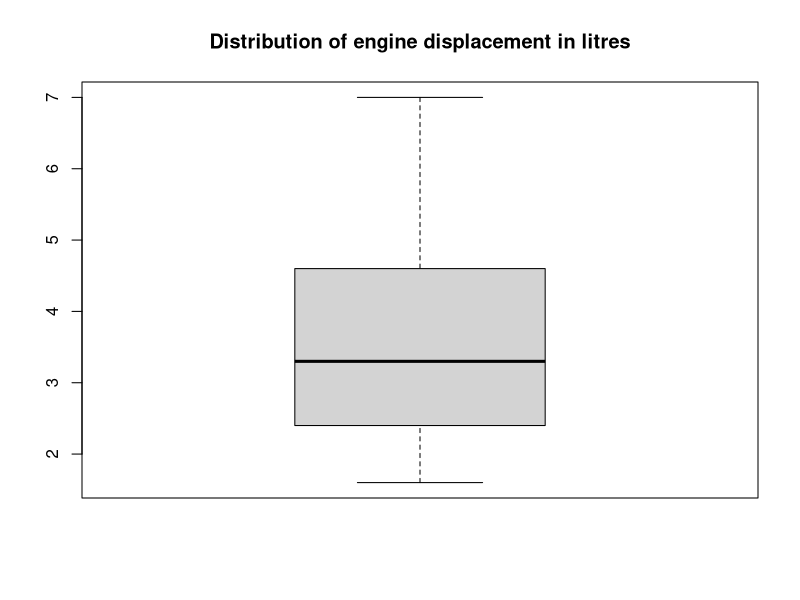
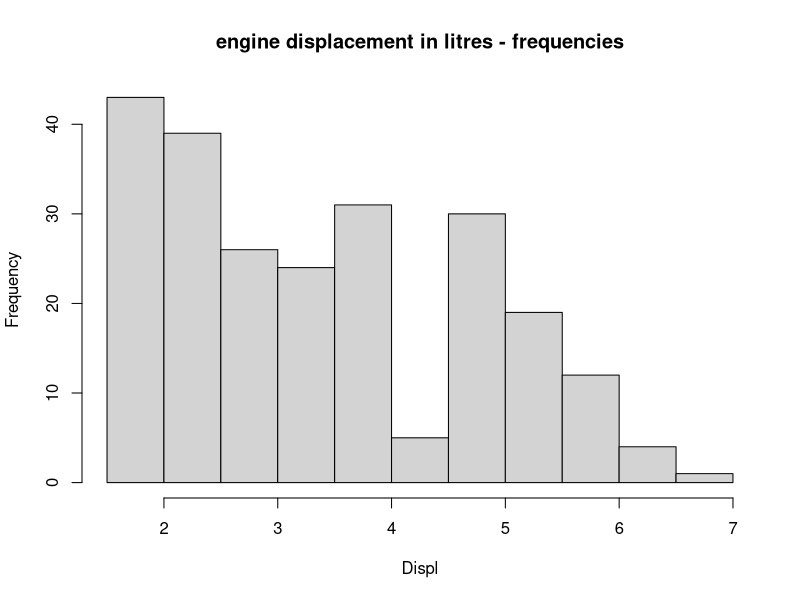
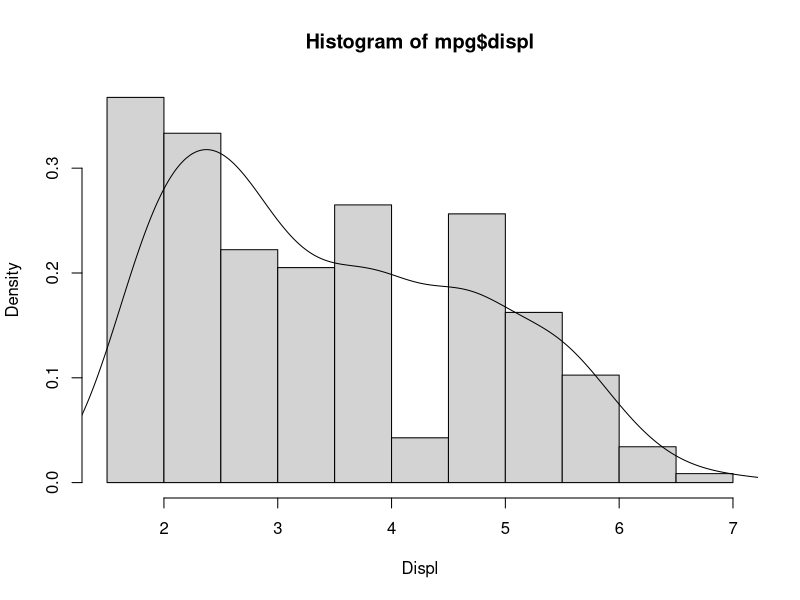
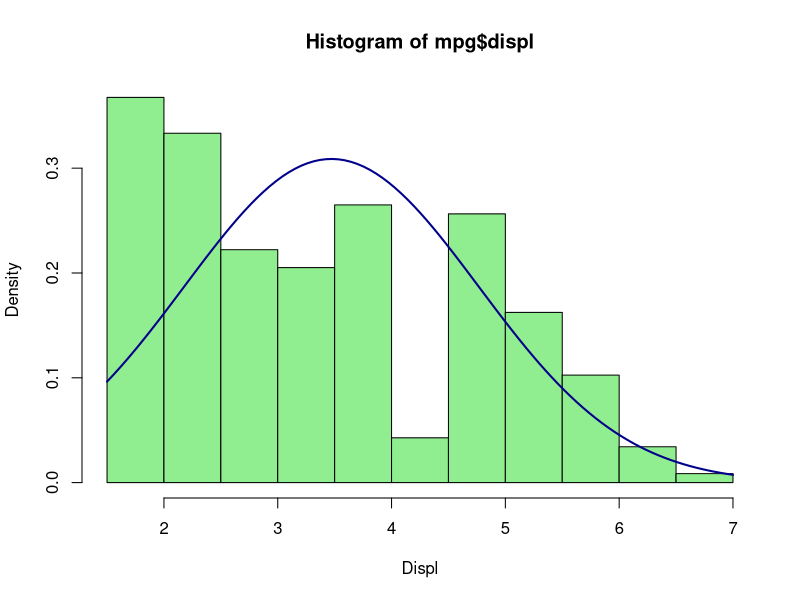
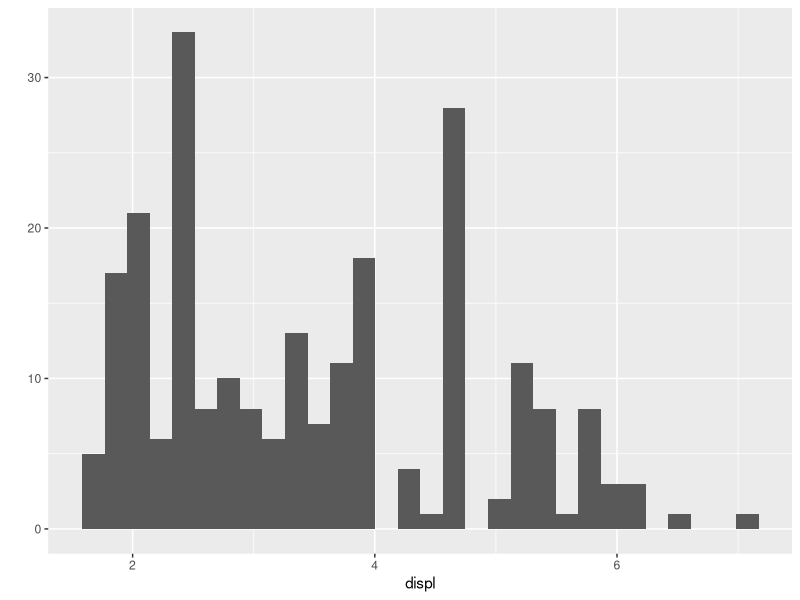
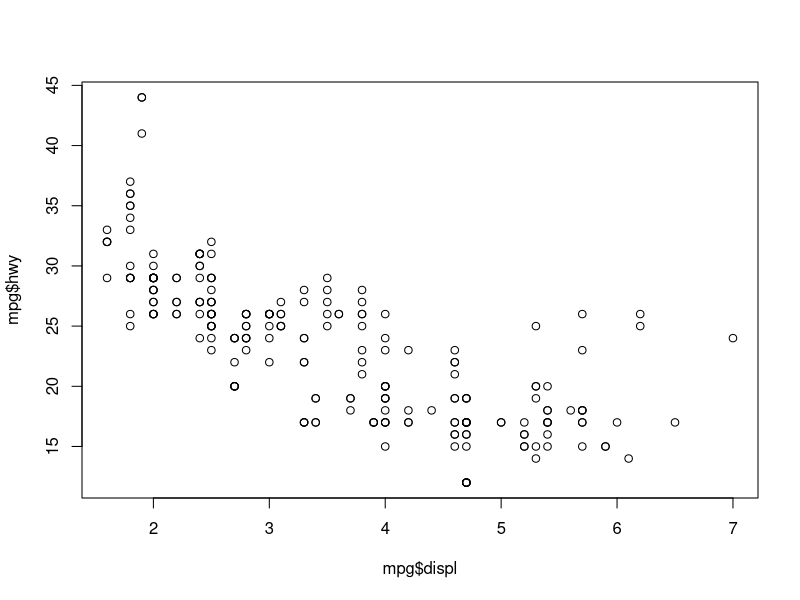
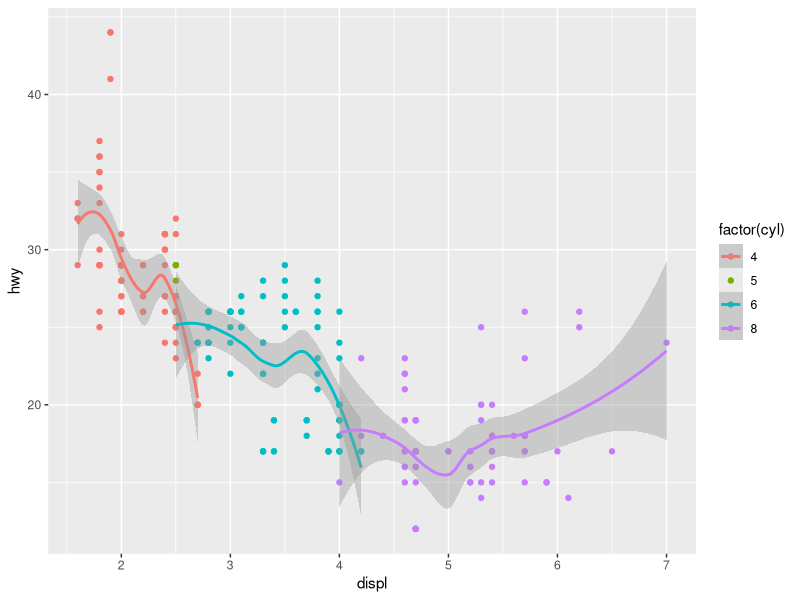

Write the R code that produced these figures, in order.
## ---- chunk 1
library(ggplot2)
data(mpg)
names(mpg)
head(mpg)
## ---- chunk 2
str(mpg)
## ---- chunk 3
summary(mpg)
## ---- chunk 4
table(mpg$manufacturer)
## ---- chunk 5
table(mpg$manufacturer, mpg$drv)
## ---- chunk 6
boxplot(mpg$displ, main="Distribution of engine displacement in litres")

hist(mpg$displ, xlab="Displ", main="engine displacement in litres - frequencies")

#Add a density distribution line over the histogram using lines function.
hist(mpg$displ, freq=FALSE, xlab="Displ")
lines(density(mpg$displ))

#Histogram with a normal density curve using curve
hist(mpg$displ, freq=FALSE, xlab="Displ", col="lightgreen")
curve(dnorm(x, mean=mean(mpg$displ), sd=sd(mpg$displ)), add=TRUE, col="darkblue", lwd=2)
## ---- chunk 7
qplot(displ, data= mpg)
## ---- chunk 8
plot(mpg$hwy ~ mpg$displ)
## ---- chunk 9
#engine displacement in litres (displ) Vs avg highway miles pers gallon (hwy). Points colored by number of cylenders.
qplot(displ, hwy, data = mpg, color = factor(cyl)) + geom_smooth()
